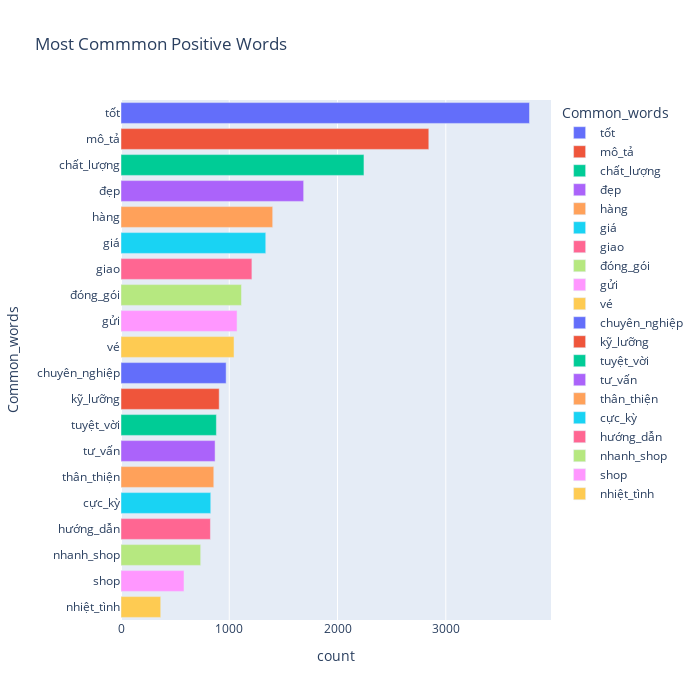

This figure's notebook cell:
### Code cell
fig = px.bar(temp_positive, x="count", y="Common_words", title='Most Commmon Positive Words', orientation='h', 
             width=700, height=700,color='Common_words')
fig.show()

### Figure 1 — Plotly figure (JSON) as saved in the notebook; plotly's stock layout.template omitted (floating-point values rounded to 4 significant figures)
{"data": [{"alignmentgroup": "True", "hovertemplate": "Common_words=%{y}<br>count=%{x}<extra></extra>", "legendgroup": "tốt", "marker": {"color": "#636efa", "pattern": {"shape": ""}}, "name": "tốt", "offsetgroup": "tốt", "orientation": "h", "showlegend": true, "textposition": "auto", "type": "bar", "x": [3773], "xaxis": "x", "y": ["tốt"], "yaxis": "y"}, {"alignmentgroup": "True", "hovertemplate": "Common_words=%{y}<br>count=%{x}<extra></extra>", "legendgroup": "mô_tả", "marker": {"color": "#EF553B", "pattern": {"shape": ""}}, "name": "mô_tả", "offsetgroup": "mô_tả", "orientation": "h", "showlegend": true, "textposition": "auto", "type": "bar", "x": [2843], "xaxis": "x", "y": ["mô_tả"], "yaxis": "y"}, {"alignmentgroup": "True", "hovertemplate": "Common_words=%{y}<br>count=%{x}<extra></extra>", "legendgroup": "chất_lượng", "marker": {"color": "#00cc96", "pattern": {"shape": ""}}, "name": "chất_lượng", "offsetgroup": "chất_lượng", "orientation": "h", "showlegend": true, "textposition": "auto", "type": "bar", "x": [2244], "xaxis": "x", "y": ["chất_lượng"], "yaxis": "y"}, {"alignmentgroup": "True", "hovertemplate": "Common_words=%{y}<br>count=%{x}<extra></extra>", "legendgroup": "đẹp", "marker": {"color": "#ab63fa", "pattern": {"shape": ""}}, "name": "đẹp", "offsetgroup": "đẹp", "orientation": "h", "showlegend": true, "textposition": "auto", "type": "bar", "x": [1687], "xaxis": "x", "y": ["đẹp"], "yaxis": "y"}, {"alignmentgroup": "True", "hovertemplate": "Common_words=%{y}<br>count=%{x}<extra></extra>", "legendgroup": "hàng", "marker": {"color": "#FFA15A", "pattern": {"shape": ""}}, "name": "hàng", "offsetgroup": "hàng", "orientation": "h", "showlegend": true, "textposition": "auto", "type": "bar", "x": [1401], "xaxis": "x", "y": ["hàng"], "yaxis": "y"}, {"alignmentgroup": "True", "hovertemplate": "Common_words=%{y}<br>count=%{x}<extra></extra>", "legendgroup": "giá", "marker": {"color": "#19d3f3", "pattern": {"shape": ""}}, "name": "giá", "offsetgroup": "giá", "orientation": "h", "showlegend": true, "textposition": "auto", "type": "bar", "x": [1337], "xaxis": "x", "y": ["giá"], "yaxis": "y"}, {"alignmentgroup": "True", "hovertemplate": "Common_words=%{y}<br>count=%{x}<extra></extra>", "legendgroup": "giao", "marker": {"color": "#FF6692", "pattern": {"shape": ""}}, "name": "giao", "offsetgroup": "giao", "orientation": "h", "showlegend": true, "textposition": "auto", "type": "bar", "x": [1209], "xaxis": "x", "y": ["giao"], "yaxis": "y"}, {"alignmentgroup": "True", "hovertemplate": "Common_words=%{y}<br>count=%{x}<extra></extra>", "legendgroup": "đóng_gói", "marker": {"color": "#B6E880", "pattern": {"shape": ""}}, "name": "đóng_gói", "offsetgroup": "đóng_gói", "orientation": "h", "showlegend": true, "textposition": "auto", "type": "bar", "x": [1113], "xaxis": "x", "y": ["đóng_gói"], "yaxis": "y"}, {"alignmentgroup": "True", "hovertemplate": "Common_words=%{y}<br>count=%{x}<extra></extra>", "legendgroup": "gửi", "marker": {"color": "#FF97FF", "pattern": {"shape": ""}}, "name": "gửi", "offsetgroup": "gửi", "orientation": "h", "showlegend": true, "textposition": "auto", "type": "bar", "x": [1072], "xaxis": "x", "y": ["gửi"], "yaxis": "y"}, {"alignmentgroup": "True", "hovertemplate": "Common_words=%{y}<br>count=%{x}<extra></extra>", "legendgroup": "vé", "marker": {"color": "#FECB52", "pattern": {"shape": ""}}, "name": "vé", "offsetgroup": "vé", "orientation": "h", "showlegend": true, "textposition": "auto", "type": "bar", "x": [1044], "xaxis": "x", "y": ["vé"], "yaxis": "y"}, {"alignmentgroup": "True", "hovertemplate": "Common_words=%{y}<br>count=%{x}<extra></extra>", "legendgroup": "chuyên_nghiệp", "marker": {"color": "#636efa", "pattern": {"shape": ""}}, "name": "chuyên_nghiệp", "offsetgroup": "chuyên_nghiệp", "orientation": "h", "showlegend": true, "textposition": "auto", "type": "bar", "x": [971], "xaxis": "x", "y": ["chuyên_nghiệp"], "yaxis": "y"}, {"alignmentgroup": "True", "hovertemplate": "Common_words=%{y}<br>count=%{x}<extra></extra>", "legendgroup": "kỹ_lưỡng", "marker": {"color": "#EF553B", "pattern": {"shape": ""}}, "name": "kỹ_lưỡng", "offsetgroup": "kỹ_lưỡng", "orientation": "h", "showlegend": true, "textposition": "auto", "type": "bar", "x": [907], "xaxis": "x", "y": ["kỹ_lưỡng"], "yaxis": "y"}, {"alignmentgroup": "True", "hovertemplate": "Common_words=%{y}<br>count=%{x}<extra></extra>", "legendgroup": "tuyệt_vời", "marker": {"color": "#00cc96", "pattern": {"shape": ""}}, "name": "tuyệt_vời", "offsetgroup": "tuyệt_vời", "orientation": "h", "showlegend": true, "textposition": "auto", "type": "bar", "x": [881], "xaxis": "x", "y": ["tuyệt_vời"], "yaxis": "y"}, {"alignmentgroup": "True", "hovertemplate": "Common_words=%{y}<br>count=%{x}<extra></extra>", "legendgroup": "tư_vấn", "marker": {"color": "#ab63fa", "pattern": {"shape": ""}}, "name": "tư_vấn", "offsetgroup": "tư_vấn", "orientation": "h", "showlegend": true, "textposition": "auto", "type": "bar", "x": [869], "xaxis": "x", "y": ["tư_vấn"], "yaxis": "y"}, {"alignmentgroup": "True", "hovertemplate": "Common_words=%{y}<br>count=%{x}<extra></extra>", "legendgroup": "thân_thiện", "marker": {"color": "#FFA15A", "pattern": {"shape": ""}}, "name": "thân_thiện", "offsetgroup": "thân_thiện", "orientation": "h", "showlegend": true, "textposition": "auto", "type": "bar", "x": [857], "xaxis": "x", "y": ["thân_thiện"], "yaxis": "y"}, {"alignmentgroup": "True", "hovertemplate": "Common_words=%{y}<br>count=%{x}<extra></extra>", "legendgroup": "cực_kỳ", "marker": {"color": "#19d3f3", "pattern": {"shape": ""}}, "name": "cực_kỳ", "offsetgroup": "cực_kỳ", "orientation": "h", "showlegend": true, "textposition": "auto", "type": "bar", "x": [829], "xaxis": "x", "y": ["cực_kỳ"], "yaxis": "y"}, {"alignmentgroup": "True", "hovertemplate": "Common_words=%{y}<br>count=%{x}<extra></extra>", "legendgroup": "hướng_dẫn", "marker": {"color": "#FF6692", "pattern": {"shape": ""}}, "name": "hướng_dẫn", "offsetgroup": "hướng_dẫn", "orientation": "h", "showlegend": true, "textposition": "auto", "type": "bar", "x": [826], "xaxis": "x", "y": ["hướng_dẫn"], "yaxis": "y"}, {"alignmentgroup": "True", "hovertemplate": "Common_words=%{y}<br>count=%{x}<extra></extra>", "legendgroup": "nhanh_shop", "marker": {"color": "#B6E880", "pattern": {"shape": ""}}, "name": "nhanh_shop", "offsetgroup": "nhanh_shop", "orientation": "h", "showlegend": true, "textposition": "auto", "type": "bar", "x": [736], "xaxis": "x", "y": ["nhanh_shop"], "yaxis": "y"}, {"alignmentgroup": "True", "hovertemplate": "Common_words=%{y}<br>count=%{x}<extra></extra>", "legendgroup": "shop", "marker": {"color": "#FF97FF", "pattern": {"shape": ""}}, "name": "shop", "offsetgroup": "shop", "orientation": "h", "showlegend": true, "textposition": "auto", "type": "bar", "x": [582], "xaxis": "x", "y": ["shop"], "yaxis": "y"}, {"alignmentgroup": "True", "hovertemplate": "Common_words=%{y}<br>count=%{x}<extra></extra>", "legendgroup": "nhiệt_tình", "marker": {"color": "#FECB52", "pattern": {"shape": ""}}, "name": "nhiệt_tình", "offsetgroup": "nhiệt_tình", "orientation": "h", "showlegend": true, "textposition": "auto", "type": "bar", "x": [367], "xaxis": "x", "y": ["nhiệt_tình"], "yaxis": "y"}], "layout": {"barmode": "relative", "height": 700, "legend": {"title": {"text": "Common_words"}, "tracegroupgap": 0}, "title": {"text": "Most Commmon Positive Words"}, "width": 700, "xaxis": {"anchor": "y", "domain": [0, 1], "title": {"text": "count"}}, "yaxis": {"anchor": "x", "categoryarray": ["nhiệt_tình", "shop", "nhanh_shop", "hướng_dẫn", "cực_kỳ", "thân_thiện", "tư_vấn", "tuyệt_vời", "kỹ_lưỡng", "chuyên_nghiệp", "vé", "gửi", "đóng_gói", "giao", "giá", "hàng", "đẹp", "chất_lượng", "mô_tả", "tốt"], "categoryorder": "array", "domain": [0, 1], "title": {"text": "Common_words"}}}}
